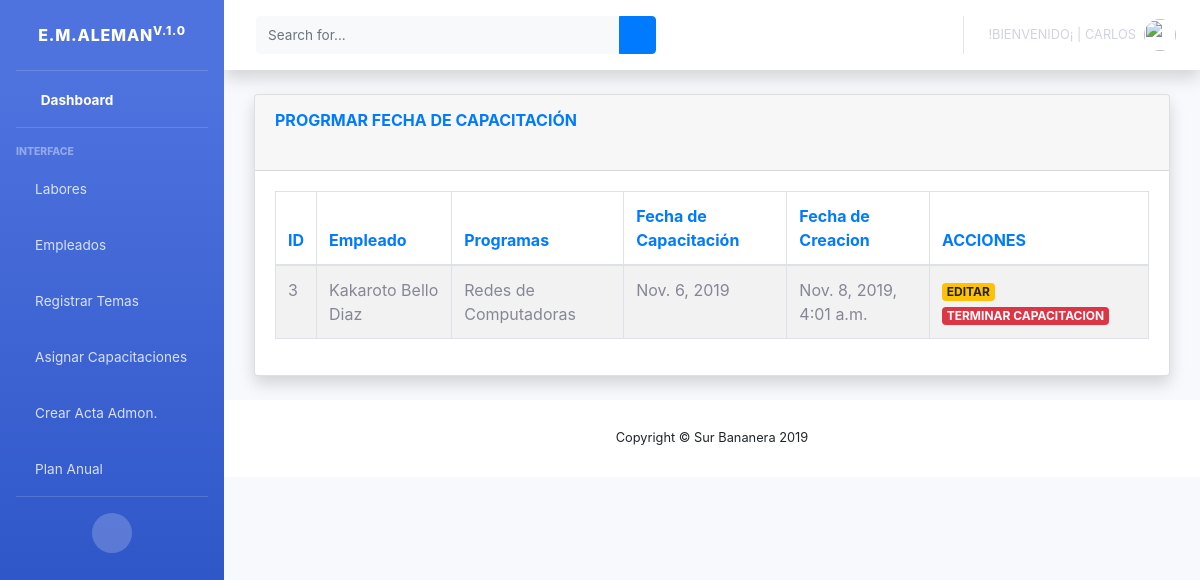
/bananera/listaAsignacion (signed in), run on an earlier commit of the app's database.
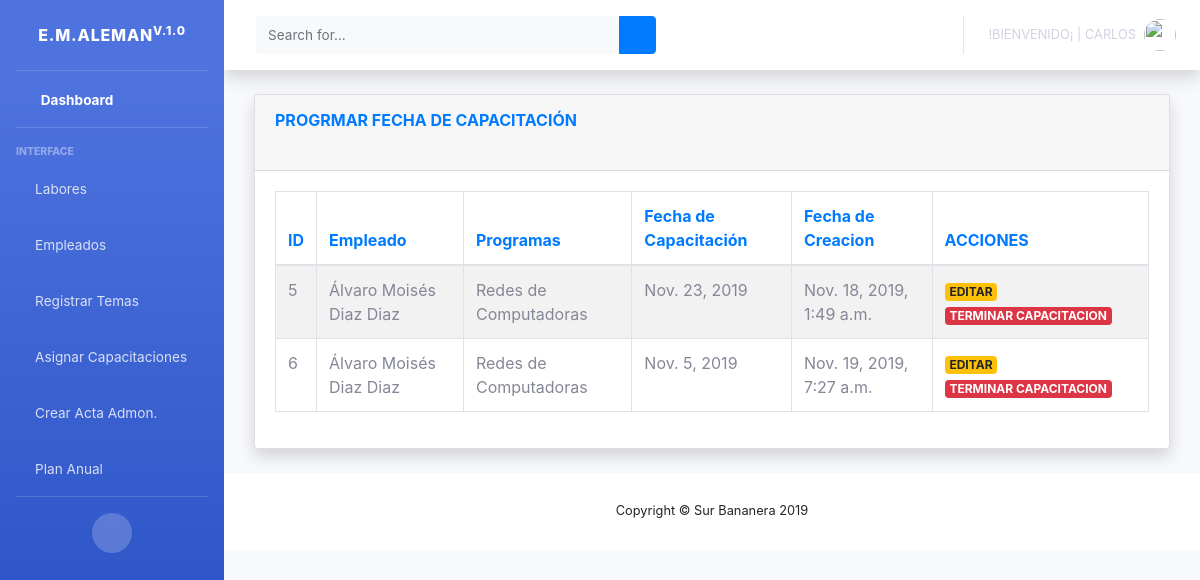
And on a later commit of the database.
### surBananas/models.py (models this page shows)
class capacitacion(models.Model):
    nombreCapacitacion = models.CharField(max_length=200, blank=True, null=True)
    empleado = models.ForeignKey(empleados, on_delete=models.CASCADE)
    programas = models.ForeignKey(programasCapacitacion, on_delete=models.CASCADE)
    fechaCapacitacion = models.DateField(auto_now=False, blank=True, null=True)
    status = models.BooleanField('Estado', default=True)
    capacitacionTeminada = models.BooleanField('Capacitado', default=True)
    created_at = models.DateTimeField(auto_now_add=True, blank=True, null=True)

class empleados(models.Model):
    choice_fase ={('', 'Areas'),('Area 1','Area 1'),('Area 2','Area 2'),('Area 3','Area 3'),('Area 4','Area 4'),('Area 5','Area 5'),('Unidad de Empaque','Unidad de Empaque'),('Unidad de Producción','Unidad de Producción'),('Nutricion','Nutricion'),('Riego','Riego'),('Moko','Moko'),('Sigatoka','Sigatoka'), ('Seguridad','Seguridad'),('Otros','Otros')}
    fase = models.CharField(choices=choice_fase, default='', max_length=20, blank=True, null=True)
    codigoEmpleado = models.CharField(max_length=100, unique=True, primary_key=True)
    nombres = models.CharField(max_length=30, blank=True, null=True)
    apellidoPaterno = models.CharField(max_length=30, blank=True, null=True)
    apellidoMaterno = models.CharField(max_length=30, blank=True, null=True)
    edad = models.IntegerField(blank=True, null=True)
    fechaNacimiento = models.DateField(auto_now=False, blank=True, null=True)
    numeroSeguroSocial = models.CharField(max_length=100, blank=True, null=True)
    curp = models.CharField(max_length=20, blank=True, null=True)
    rfc = models.CharField(max_length=20, blank=True, null=True)
    estadoCivil = models.CharField(max_length=20, blank=True, null=True)
    nacionalidad = models.CharField(max_length=100,blank=True, null=False)
    telefono = models.IntegerField(max_length=20, blank=True, null=True)
    celular = models.IntegerField(max_length=20, blank=True, null=True)
    correoElectronico = models.EmailField(max_length=100, blank=True, null=True)
    direccion = models.CharField(max_length=200, blank=True, null=True)
    ciudad = models.CharField(max_length=200, blank=True, null=True)
    colonia = models.CharField(max_length=200, blank=True, null=True)
    codigoPostal = models.IntegerField(max_length=20, blank=True, null=True)
    estado = models.CharField(max_length=20, blank=True, null=True)
    imagen = models.ImageField(upload_to="fotos/", blank=True, null=True)
    area = models.ForeignKey(areas, on_delete=models.CASCADE)
    status = models.BooleanField('¡Dar de baja!', default= True)
    fechaEliminacion = models.DateField(auto_now=False, blank=True, null=True)
    motivoEliminacion = models.CharField(max_length=500, blank=True, null=True)
    created_at = models.DateTimeField(auto_now_add=True, blank=True, null=True)
    def __str__(self):
        if self.nombres == None:
            return "----------"
        return self.nombres

class programasCapacitacion(models.Model):
    temaCapacitacion = models.TextField(max_length=50, blank=True, null=True)
    descripcionCapacitacion = models.TextField(max_length=100, blank=True, null=True)
    tipoCapacitacion = models.TextField(max_length=50, blank=True, null=True)
    status = models.BooleanField('Estado', default=True)
    created_at = models.DateTimeField(auto_now_add=True)
    def __str__(self):
        if self.temaCapacitacion == None:
            return "----------"
        return self.temaCapacitacion

### surBananas/views.py (the view)
# urls.py: path('listaAsignacion', login_required(views.ListaAsignacion.as_view()), name = 'listaAsignacion'),
class ListaAsignacion(ListView):
    model = capacitacion
    template_name = 'capacitacionEmpleado.html'
    context_object_name = 'listaCapacitacion'
    queryset = capacitacion.objects.filter(status=True)

### surBananas/templates/capacitacionEmpleado.html (shortened to what this page needs)
{% extends 'indexAdmin.html' %}
{% block contenido %}
    <div class="container-fluid">
        <div class="card shadow mb-4">
            <div class="card-header py-3">
                <h6 class="m-0 font-weight-bold text-primary">PROGRMAR FECHA DE CAPACITACIÓN</h6><br>
            </div>
            <div class="card-body">
                <div class="table-responsive">
                    {% if listaCapacitacion %}
                        <table id="dataTable" class="table table-striped table-bordered nowrap" style="width:100%">
                            <thead class=" text-primary">
                            <th>ID</th>
                            <th>Empleado</th>
                            <th>Programas</th>
                            <th>Fecha de Capacitación</th>
                            <th>Fecha de Creacion</th>
                            <th>ACCIONES</th>
                            </thead>
                            <tbody id="demo-info">
                            {% for c in listaCapacitacion %}
                                <tr>
                                    <td> {{ c.id }} </td>
                                    <td> {{ c.empleado}} {{ c.empleado.apellidoPaterno }} {{ c.empleado.apellidoMaterno }}</td>
                                    <td> {{ c.programas}} </td>
                                    <td> {{ c.fechaCapacitacion }} </td>
                                    <td> {{ c.created_at }} </td>
                                    <td>
                                        <a href="{% url 'editarAsignacion' c.id %}" class="badge badge-warning">EDITAR</a>
                                        <a href="{% url 'eliminarAsignacion' c.id %}" class="badge badge-danger">TERMINAR CAPACITACION</a>
                                    </td>
                                </tr>
                            {% endfor %}
                            </tbody>
                        </table>
                    {% else %}
                        <h1>NOT FOUND</h1>
                        </div>
                    {% endif %}
            </div>
        </div>
    </div>
    </html>
{% endblock contenido %}

What changed in the data, as far as the page shows it:
no longer on this page (row edited): capacitacion: id "3", empleado "Kakaroto", empleado.apellidoPaterno "Bello", empleado.apellidoMaterno "Diaz", programas "Redes de Computadoras", fechaCapacitacion "Nov. 6, 2019", created_at "Nov. 8, 2019, 4:01 a.m."
added capacitacion: id "5", empleado "Álvaro Moisés", empleado.apellidoPaterno "Diaz", empleado.apellidoMaterno "Diaz", programas "Redes de Computadoras", fechaCapacitacion "Nov. 23, 2019", created_at "Nov. 18, 2019, 1:49 a.m."
added capacitacion: id "6", empleado "Álvaro Moisés", empleado.apellidoPaterno "Diaz", empleado.apellidoMaterno "Diaz", programas "Redes de Computadoras", fechaCapacitacion "Nov. 5, 2019", created_at "Nov. 19, 2019, 7:27 a.m."
